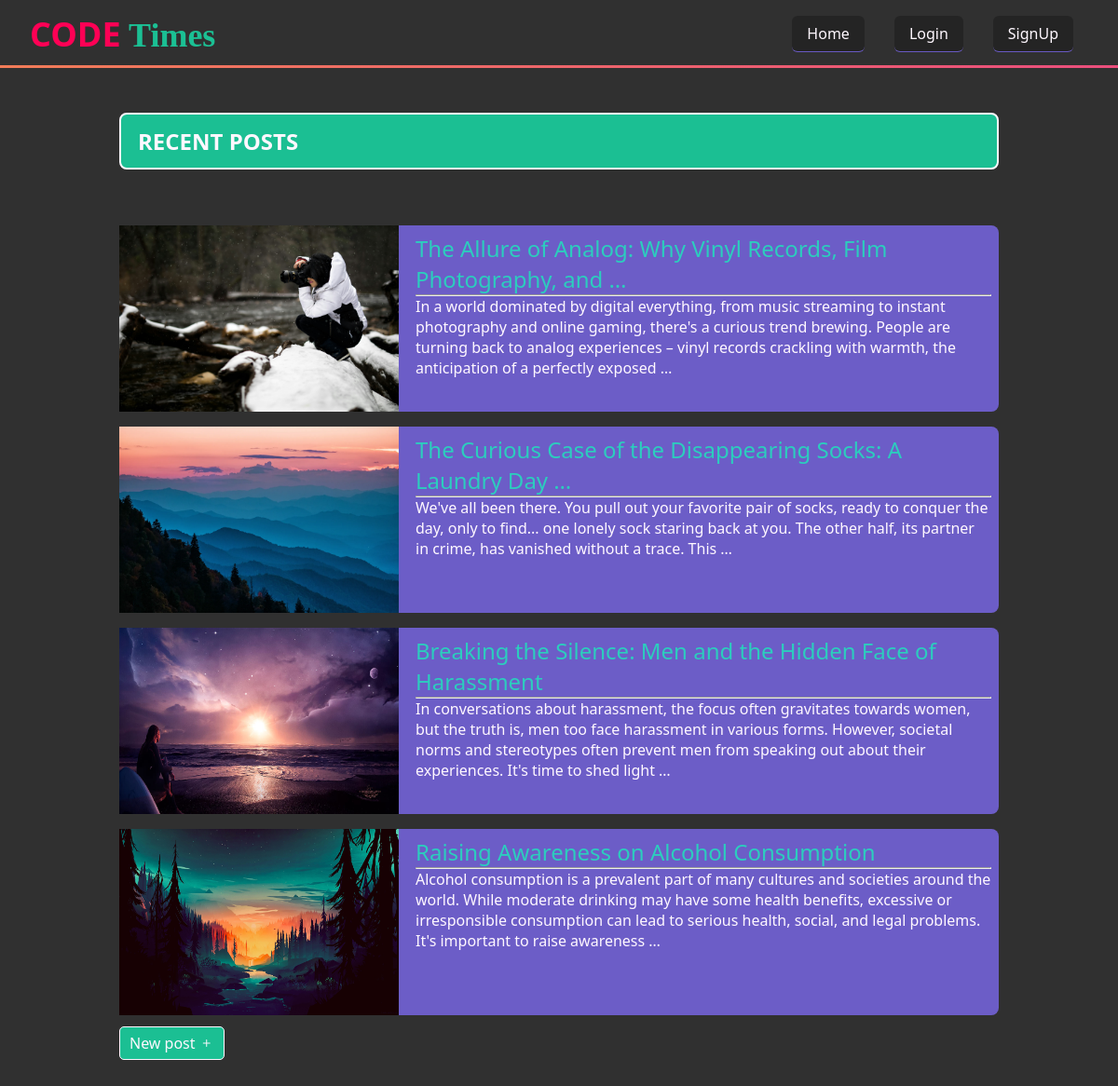
The page / on the database its author committed.
### blog/models.py (models this page shows, shortened)
class Post(models.Model):
    title = models.CharField(max_length=100)
    content = models.TextField()
    author = models.ForeignKey(User, on_delete=models.CASCADE)
    created_at = models.DateTimeField(auto_now_add=True)
    banner = models.ImageField(upload_to='', default='default.png', blank=True)
    class Meta:
        ordering = ['-created_at']

### blog/views.py (the view)
# urls.py: path('', views.post_list, name='post_list'),
def post_list(request):
    posts = Post.objects.all()
    return render(request, 'blog/post_list.html', {'posts': posts})

### blog/templates/blog/post_list.html (shortened to what this page needs)
{% extends 'base.html' %}
{% block content %}
<section>
  <div class="container">
        <div class="main">
    <div class="heading">
      <h1>Recent posts</h1>
    </div>
    <div class="blog_list">
      {% for post in posts %}
        <div class="blog_card">
          <div>
            <img src="{{ post.banner.url }}" alt="post image">
          </div>
          <div>
            <a href="{% url 'post_detail' post.pk %}">{{ post.title | truncatewords:10 }}</a>
            <hr>
            <p>{{post.content|truncatewords:40}}</p>
          </div>
        </div>
      {% endfor %}
    </div>
    <div class="access-link">
      <a href="{% url 'post_create' %}"><button>New post <i class="bi bi-plus"></i></button></a>
    </div>
  </div>
  </div>
</section>
{% endblock %}

### blog/static/base.css (style rules this page uses)
:root { --c-zero:#212121bb; --c-one:#211951bd; --c-two:#836FFFbb; --c-three:#15f5b9bb; --c-four:#fff8ffff; }
* { margin: 0; box-sizing: border-box; font-family: system-ui, -apple-system, BlinkMacSystemFont, 'Segoe UI', Roboto, Oxygen, Ubuntu, Cantarell, 'Open Sans', 'Helvetica Neue', sans-serif }
body { background-color: var(--c-zero); }
html { scrollbar-width: thin; scrollbar-color: #888 #f1f1f1; }
i { color: var(--c-four) !important; }
.navlist li button , button i { border: 0; background-color: transparent; color: var(--c-three); }
section { background-color: var(--c-zero); padding: 1rem 8rem; }
.heading { position: relative; margin-block: 2rem; border: 2px solid var(--c-four); border-radius: 8px; background-color: var(--c-three); padding: 12px 18px; }
.heading h1 { color: var(--c-four); text-transform: uppercase; }
.blog_list { padding-block: 12px; }
.blog_card { display: flex; gap: 10px; height: 200px; width: 100%; margin-top: 1rem; background-color: var(--c-two); border-radius: 8px; }
.blog_card > div:nth-child(2) { overflow: auto; padding: 8px; }
.blog_card > div > img { height: 100%; width:300px ; }
.blog_card >div> a { display: block; color: var(--c-three); font-size: 24px; text-decoration: none; }
.blog_card >div> p { color: var(--c-four); }
.access-link a button { background-color: var(--c-three); border: 1px solid var(--c-four); color: var(--c-four); border-radius: 5px; padding: 6px 10px; font-size: 16px; margin-bottom: 16px; }

### rows shown on the page
Post: banner (picture), title "The Allure of Analog: Why Vinyl Records, Film Photography, and …", content "In a world dominated by digital everything, from music streaming to instant photography and online gaming, there's a curious trend brewing. People are turning back to analog experiences – vinyl records crackling with warmth, the anticipation of a perfectly exposed …"
Post: banner (picture), title "The Curious Case of the Disappearing Socks: A Laundry Day …", content "We've all been there. You pull out your favorite pair of socks, ready to conquer the day, only to find... one lonely sock staring back at you. The other half, its partner in crime, has vanished without a trace. This …"
Post: banner (picture), title "Breaking the Silence: Men and the Hidden Face of Harassment", content "In conversations about harassment, the focus often gravitates towards women, but the truth is, men too face harassment in various forms. However, societal norms and stereotypes often prevent men from speaking out about their experiences. It's time to shed light …"
Post: banner (picture), title "Raising Awareness on Alcohol Consumption", content "Alcohol consumption is a prevalent part of many cultures and societies around the world. While moderate drinking may have some health benefits, excessive or irresponsible consumption can lead to serious health, social, and legal problems. It's important to raise awareness …"
